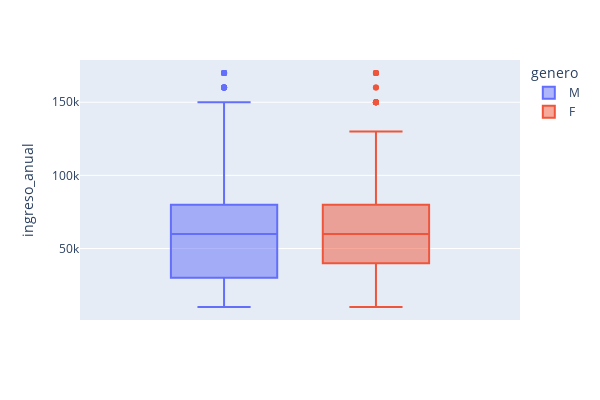
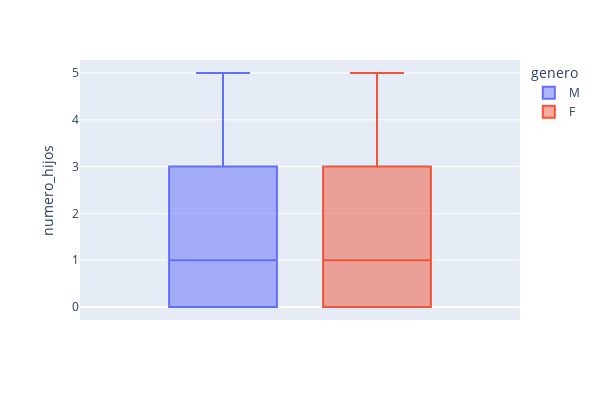

Notebook source saved alongside these figures, in order:
### Code cell
boxplot(data=df,target='ingreso_anual')
boxplot(data=df,target='numero_hijos')

### Figure 1 — Plotly figure (JSON) as saved in the notebook; plotly's stock layout.template omitted (floating-point values rounded to 4 significant figures; data arrays with more than 128 entries replaced by an {"elided": "..."} marker saying what was removed)
{"data": [{"alignmentgroup": "True", "hovertemplate": "genero=M<br>ingreso_anual=%{y}<extra></extra>", "legendgroup": "M", "marker": {"color": "#636efa"}, "name": "M", "notched": false, "offsetgroup": "M", "orientation": "v", "showlegend": true, "type": "box", "x0": " ", "xaxis": "x", "y": {"elided": "1275 int values"}, "y0": " ", "yaxis": "y"}, {"alignmentgroup": "True", "hovertemplate": "genero=F<br>ingreso_anual=%{y}<extra></extra>", "legendgroup": "F", "marker": {"color": "#EF553B"}, "name": "F", "notched": false, "offsetgroup": "F", "orientation": "v", "showlegend": true, "type": "box", "x0": " ", "xaxis": "x", "y": {"elided": "1344 int values"}, "y0": " ", "yaxis": "y"}], "layout": {"boxmode": "group", "height": 400, "legend": {"title": {"text": "genero"}, "tracegroupgap": 0}, "margin": {"t": 60}, "width": 600, "xaxis": {"anchor": "y", "domain": [0, 1]}, "yaxis": {"anchor": "x", "domain": [0, 1], "title": {"text": "ingreso_anual"}}}}

### Figure 2 — Plotly figure (JSON) as saved in the notebook; plotly's stock layout.template omitted (floating-point values rounded to 4 significant figures; data arrays with more than 128 entries replaced by an {"elided": "..."} marker saying what was removed)
{"data": [{"alignmentgroup": "True", "hovertemplate": "genero=M<br>numero_hijos=%{y}<extra></extra>", "legendgroup": "M", "marker": {"color": "#636efa"}, "name": "M", "notched": false, "offsetgroup": "M", "orientation": "v", "showlegend": true, "type": "box", "x0": " ", "xaxis": "x", "y": {"elided": "1275 int values"}, "y0": " ", "yaxis": "y"}, {"alignmentgroup": "True", "hovertemplate": "genero=F<br>numero_hijos=%{y}<extra></extra>", "legendgroup": "F", "marker": {"color": "#EF553B"}, "name": "F", "notched": false, "offsetgroup": "F", "orientation": "v", "showlegend": true, "type": "box", "x0": " ", "xaxis": "x", "y": {"elided": "1344 int values"}, "y0": " ", "yaxis": "y"}], "layout": {"boxmode": "group", "height": 400, "legend": {"title": {"text": "genero"}, "tracegroupgap": 0}, "margin": {"t": 60}, "width": 600, "xaxis": {"anchor": "y", "domain": [0, 1]}, "yaxis": {"anchor": "x", "domain": [0, 1], "title": {"text": "numero_hijos"}}}}
